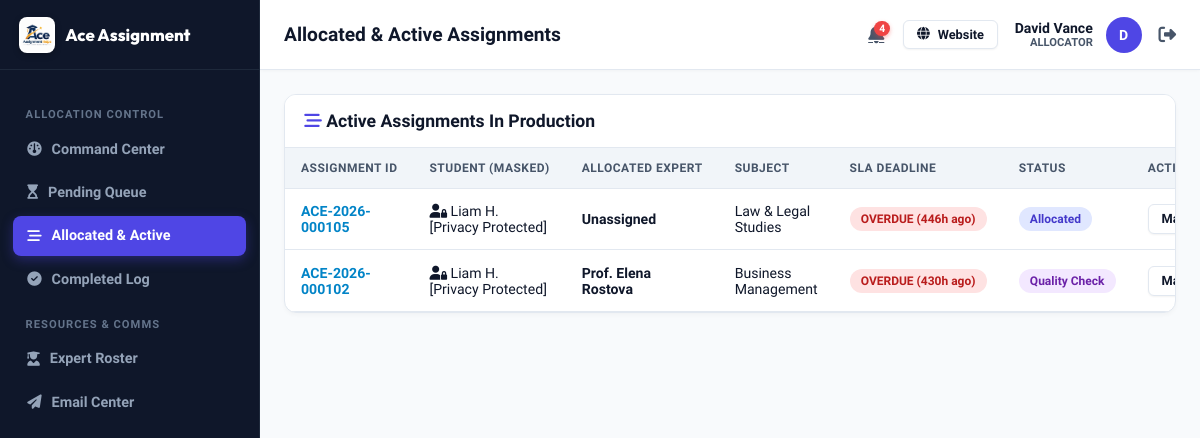
/allocator/allocated.php (signed in), run on an earlier commit of the app's database.
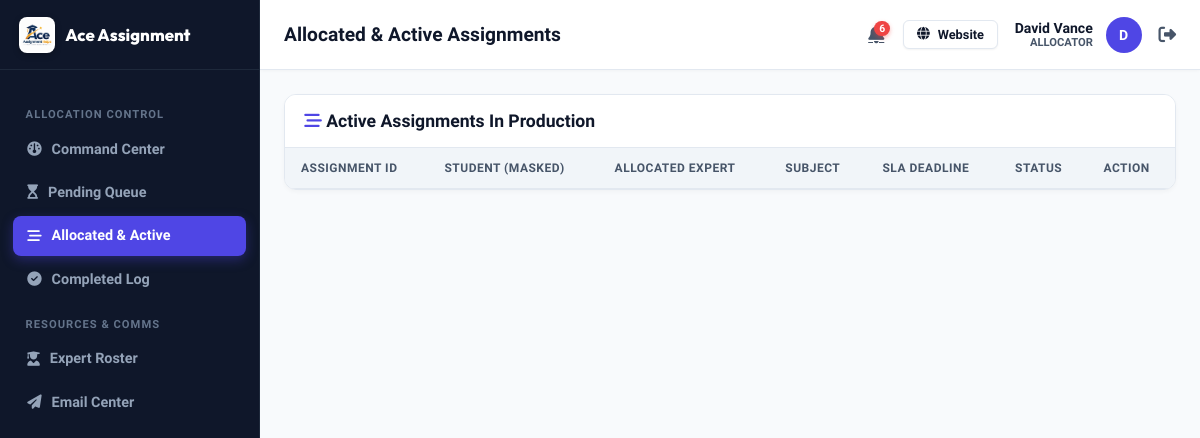
And on a later commit of the database.
### tables this page shows
CREATE TABLE `allocators` (
  `id` int NOT NULL AUTO_INCREMENT,
  `allocator_id` varchar(50) NOT NULL,
  `name` varchar(255) NOT NULL,
  `email` varchar(255) NOT NULL,
  `phone` varchar(100) DEFAULT NULL,
  `password` varchar(255) NOT NULL,
  `status` varchar(50) DEFAULT 'Active',
  `performance_score` decimal(5,2) DEFAULT '100.00',
  PRIMARY KEY (`id`),
  UNIQUE KEY `allocator_id` (`allocator_id`),
  UNIQUE KEY `email` (`email`)
);

CREATE TABLE `assignments` (
  `id` int NOT NULL AUTO_INCREMENT,
  `assignment_id` varchar(50) NOT NULL,
  `student_id` varchar(50) NOT NULL,
  `title` varchar(255) NOT NULL,
  `subject` varchar(100) NOT NULL,
  `assignment_type` varchar(100) DEFAULT NULL,
  `deadline` datetime DEFAULT NULL,
  `timezone` varchar(50) DEFAULT NULL,
  `word_count` int DEFAULT '250',
  `pages` int DEFAULT '1',
  `reference_style` varchar(50) DEFAULT NULL,
  `priority` varchar(50) DEFAULT 'Normal',
  `language` varchar(50) DEFAULT 'English (US)',
  `instructions` text,
  `currency` varchar(10) DEFAULT 'USD',
  `price` decimal(10,2) DEFAULT '0.00',
  `discount_code` varchar(50) DEFAULT NULL,
  `final_price` decimal(10,2) DEFAULT '0.00',
  `status` varchar(50) DEFAULT 'New',
  `allocator_id` varchar(50) DEFAULT NULL,
  `expert_id` varchar(50) DEFAULT NULL,
  `country` varchar(100) DEFAULT NULL,
  `university` varchar(255) DEFAULT NULL,
  `created_at` datetime DEFAULT CURRENT_TIMESTAMP,
  `updated_at` datetime DEFAULT CURRENT_TIMESTAMP ON UPDATE CURRENT_TIMESTAMP,
  `payment_status` varchar(50) DEFAULT 'Unpaid',
  `payment_plan` varchar(50) DEFAULT '100%',
  `paid_amount` decimal(10,2) DEFAULT '0.00',
  `remaining_balance` decimal(10,2) DEFAULT '0.00',
  `refund_reason` text,
  `revision_notes` text,
  PRIMARY KEY (`id`),
  UNIQUE KEY `assignment_id` (`assignment_id`)
);

CREATE TABLE `students` (
  `id` int NOT NULL AUTO_INCREMENT,
  `student_id` varchar(50) NOT NULL,
  `name` varchar(255) NOT NULL,
  `email` varchar(255) NOT NULL,
  `phone` varchar(100) DEFAULT NULL,
  `password` varchar(255) NOT NULL,
  `country` varchar(100) DEFAULT NULL,
  `university` varchar(255) DEFAULT NULL,
  `course` varchar(255) DEFAULT NULL,
  `status` varchar(50) DEFAULT 'Active',
  `created_at` datetime DEFAULT CURRENT_TIMESTAMP,
  PRIMARY KEY (`id`),
  UNIQUE KEY `student_id` (`student_id`),
  UNIQUE KEY `email` (`email`)
);

CREATE TABLE `experts` (
  `id` int NOT NULL AUTO_INCREMENT,
  `expert_id` varchar(50) NOT NULL,
  `name` varchar(255) NOT NULL,
  `email` varchar(255) NOT NULL,
  `phone` varchar(100) DEFAULT NULL,
  `subjects` text,
  `rating` decimal(3,2) DEFAULT '5.00',
  `completed_count` int DEFAULT '0',
  `status` varchar(50) DEFAULT 'Available',
  PRIMARY KEY (`id`),
  UNIQUE KEY `expert_id` (`expert_id`),
  UNIQUE KEY `email` (`email`)
);

### includes/auth.php (called while the page is built, shortened)
<?php
require_once __DIR__ . '/db.php';
class Auth {
    public static function currentUser() {
        return $_SESSION['user'] ?? null;
    }
    public static function checkLoggedIn() {
        $user = self::currentUser();
        if ($user) {
            $table = ($user['role'] === 'Admin') ? 'admins' : (($user['role'] === 'Allocator') ? 'allocators' : (($user['role'] === 'Expert') ? 'experts' : 'students'));
            $idKey = ($user['role'] === 'Admin') ? 'admin_id' : (($user['role'] === 'Allocator') ? 'allocator_id' : (($user['role'] === 'Expert') ? 'expert_id' : 'student_id'));
            $record = DataStore::findOne($table, $idKey, $user['id']);
        }
    }
    public static function checkRole($allowedRoles = []) {
        self::checkLoggedIn();
    }
}

### includes/db.php (called while the page is built, shortened)
<?php
class DataStore {
    private static $pdo = null;
    private static $dbHost = 'database-1.c1o0ygcs2cex.ap-south-1.rds.amazonaws.com';
    private static $dbPort = 3306;
    private static $dbUser = 'admin';
    private static $dbPass = 'Marwal#1627';
    private static $dbName = 'aceassignmenthelp_db';
    public static function getPdo() {
        if (self::$pdo === null) {
            try {
                $dsn = "mysql:host=" . self::$dbHost . ";port=" . self::$dbPort . ";dbname=" . self::$dbName . ";charset=utf8mb4";
                self::$pdo = new PDO($dsn, self::$dbUser, self::$dbPass, [
                    PDO::ATTR_ERRMODE => PDO::ERRMODE_EXCEPTION,
                    PDO::ATTR_DEFAULT_FETCH_MODE => PDO::FETCH_ASSOC,
                    PDO::ATTR_EMULATE_PREPARES => false,
                    PDO::ATTR_TIMEOUT => 5
                ]);
            } catch (Throwable $e) {
                error_log("MySQL Connection Failed: " . $e->getMessage());
                self::$pdo = null;
                throw new Exception("Unable to connect to MySQL database: " . $e->getMessage());
            }
        }
        return self::$pdo;
    }
    private static function formatRecordFromDb($collectionName, $row) {
        if ($collectionName === 'experts' && isset($row['subjects'])) {
            if (is_string($row['subjects'])) {
                $decoded = json_decode($row['subjects'], true);
                $row['subjects'] = is_array($decoded) ? $decoded : array_map('trim', explode(',', $row['subjects']));
            }
        }
        if ($collectionName === 'notifications') {
            if (isset($row['notification_id'])) {
                $row['id'] = $row['notification_id'];
            }
            $row['is_read'] = (bool)($row['is_read'] ?? false);
        }
        return $row;
    }
    public static function getCollection($collectionName) {
        $pdo = self::getPdo();
        try {
            $stmt = $pdo->query("SELECT * FROM `$collectionName` ORDER BY id DESC");
            $rows = $stmt->fetchAll();
            $result = [];
            foreach ($rows as $row) {
                $result[] = self::formatRecordFromDb($collectionName, $row);
            }
            return $result;
        } catch (Throwable $e) {
            error_log("DataStore::getCollection error ($collectionName): " . $e->getMessage());
            return [];
        }
    }
    public static function findOne($collectionName, $key, $value) {
        $pdo = self::getPdo();
        try {
            $sqlKey = $key;
            $stmt = $pdo->prepare("SELECT * FROM `$collectionName` WHERE `$sqlKey` = ? LIMIT 1");
            $stmt->execute([$value]);
            $row = $stmt->fetch();
            if ($row) {
                return self::formatRecordFromDb($collectionName, $row);
            }
        } catch (Throwable $e) {
            error_log("DataStore::findOne error ($collectionName, $key): " . $e->getMessage());
        }
        return null;
    }
    public static function filter($collectionName, callable $callback) {
        $items = self::getCollection($collectionName);
        return array_values(array_filter($items, $callback));
    }
}

### includes/helpers.php (called while the page is built, shortened)
<?php
require_once __DIR__ . '/db.php';
function get_sla_status($deadline_str)
{
    $now = time();
    $deadline = strtotime($deadline_str);
    $diff_seconds = $deadline - $now;
    $hours_left = round($diff_seconds / 3600, 1);
    if ($diff_seconds <= 0) {
        return [
            'level' => 'overdue',
            'label' => 'OVERDUE (' . abs(round($hours_left)) . 'h ago)',
            'hours_left' => $hours_left,
            'badge_class' => 'sla-red-pulse'
        ];
    }
}
function mask_student_name($name)
{
    $parts = explode(' ', trim($name));
    $first = $parts[0];
    $last_initial = isset($parts[1]) ? mb_substr($parts[1], 0, 1) . '.' : '';
    return $first . ' ' . $last_initial . ' [Privacy Protected]';
}
function get_status_badge_class($status)
{
    switch ($status) {
        case 'Confirmed':
        case 'Allocated':
            return 'badge-primary';
        case 'Quality Check':
            return 'badge-purple';
    }
}
function get_user_notifications($user_id, $user_role)
{
    $all = DataStore::getCollection('notifications');
    $filtered = array_filter($all, function ($n) use ($user_id, $user_role) {
        $targetRole = $n['user_role'] ?? '';
        $targetUser = $n['user_id'] ?? '';
        if (!empty($targetUser)) {
            return ($targetUser === $user_id);
        }
        if ($targetRole === 'All')
            return true;
        if ($targetRole === $user_role)
            return true;
        if ($user_role === 'Admin')
            return true;
        return false;
    });
    usort($filtered, function ($a, $b) {
        return strtotime($b['created_at'] ?? '0') - strtotime($a['created_at'] ?? '0');
    });
    return array_values($filtered);
}
function get_unread_notifications_count($user_id, $user_role)
{
    $notifs = get_user_notifications($user_id, $user_role);
    $count = 0;
    foreach ($notifs as $n) {
        if (empty($n['is_read'])) {
            $count++;
        }
    }
    return $count;
}

### allocator/allocated.php (the view, shortened to what the rows shown need)
<?php
require_once __DIR__ . '/../includes/auth.php';
Auth::checkRole('Allocator');
require_once __DIR__ . '/../includes/helpers.php';
include __DIR__ . '/../includes/portal_header.php';
$allocated = DataStore::filter('assignments', function($a) {
    return in_array($a['status'], ['Allocated', 'In Progress', 'Quality Check', 'Pending Admin Approval']);
});
?>
<div class="table-card">
  <div class="table-responsive">
    <table class="data-table">
      <thead>
        <tr>
          <th>Assignment ID</th>
          <th>Student (Masked)</th>
          <th>Allocated Expert</th>
          <th>Subject</th>
          <th>SLA Deadline</th>
          <th>Status</th>
          <th>Action</th>
        </tr>
      </thead>
      <tbody>
        <?php foreach ($allocated as $asm):
          $student = DataStore::findOne('students', 'student_id', $asm['student_id']);
          $expert = DataStore::findOne('experts', 'expert_id', $asm['expert_id']);
          $sla = get_sla_status($asm['deadline']);
        ?>
          <tr>
            <td><strong style="color:var(--secondary);"><?php echo htmlspecialchars($asm['assignment_id']); ?></strong></td>
            <td><i class="fa-solid fa-user-lock"></i> <?php echo htmlspecialchars(mask_student_name($student['name'] ?? '')); ?></td>
            <td><strong><?php echo htmlspecialchars($expert['name'] ?? 'Unassigned'); ?></strong></td>
            <td><?php echo htmlspecialchars($asm['subject']); ?></td>
            <td><span class="badge <?php echo $sla['badge_class']; ?>"><?php echo $sla['label']; ?></span></td>
            <td><span class="badge <?php echo get_status_badge_class($asm['status']); ?>"><?php echo htmlspecialchars($asm['status']); ?></span></td>
            <td>
              <a href="/allocator/assignment-detail.php?id=<?php echo urlencode($asm['assignment_id']); ?>" class="btn btn-outline btn-sm">
                Manage &rarr;
              </a>
            </td>
          </tr>
        <?php endforeach; ?>
      </tbody>
    </table>
  </div>
</div>
</div>
</div>
</body>
</html>

### includes/portal_header.php (shortened to what the rows shown need)
<?php
require_once __DIR__ . '/auth.php';
require_once __DIR__ . '/helpers.php';
$currentUser = Auth::currentUser();
$userRole = $currentUser['role'];
?>
<!DOCTYPE html>
<html lang="en">
<head>
  <link rel="stylesheet" href="https://cdnjs.cloudflare.com/ajax/libs/font-awesome/6.4.0/css/all.min.css">
  <link rel="stylesheet" href="/assets/css/portal.css">
</head>
<body class="portal-body">
<div class="portal-wrapper">
  <div class="portal-main">
    <header class="portal-topbar">
      <div class="topbar-user">
        <?php $unreadNotifCount = function_exists('get_unread_notifications_count') ? get_unread_notifications_count($currentUser['id'], $userRole) : 0; ?>
        <a href="/<?php echo strtolower($userRole); ?>/notifications.php" style="position:relative; color:var(--text-muted); font-size:1.15rem; margin-right:6px; display:inline-flex; align-items:center;" title="Notifications (<?php echo $unreadNotifCount; ?> unread)">
          <?php if ($unreadNotifCount > 0): ?>
            <span style="position:absolute; top:-4px; right:-6px; background:#ef4444; color:#fff; font-size:0.65rem; font-weight:800; border-radius:10px; padding:1px 5px; min-width:14px; text-align:center; box-shadow:0 2px 4px rgba(239, 68, 68, 0.4);"><?php echo $unreadNotifCount; ?></span>
          <?php endif; ?>
        </a>
        <a href="/" target="_blank" class="btn btn-outline btn-sm" style="margin-right:4px; display:inline-flex;">
          <i class="fa-solid fa-globe"></i> <span class="user-meta-desktop">Website</span>
        </a>
        <div style="text-align:right;" class="user-meta-desktop">
          <div style="font-weight:700; color:var(--text-main); font-size:0.88rem;"><?php echo htmlspecialchars($currentUser['name']); ?></div>
          <small style="color:var(--text-muted); font-weight:600; font-size:0.7rem; text-transform:uppercase; display:block;"><?php echo htmlspecialchars($userRole); ?></small>
        </div>
        <div class="user-avatar" title="<?php echo htmlspecialchars($currentUser['name']); ?>">
          <?php echo strtoupper(substr($currentUser['name'], 0, 1)); ?>
        </div>
        <a href="/logout.php" title="Logout" style="color:var(--text-muted); font-size:1.1rem; margin-left:4px;">
          <i class="fa-solid fa-right-from-bracket"></i>
        </a>
      </div>
    </header>
    <div class="portal-content">

What changed in the data, as far as the page shows it:
removed assignments: assignment "ACE-2026-000105", students.name "Liam H. [Privacy Protected]", name "Unassigned", subject "Law & Legal Studies", deadline "OVERDUE (446h ago)", status "Allocated"
removed assignments: assignment "ACE-2026-000102", students.name "Liam H. [Privacy Protected]", experts.name "Prof. Elena Rostova", subject "Business Management", deadline "OVERDUE (430h ago)", status "Quality Check"
Also different on the page:
$unreadNotifCount: "4" → "6"
